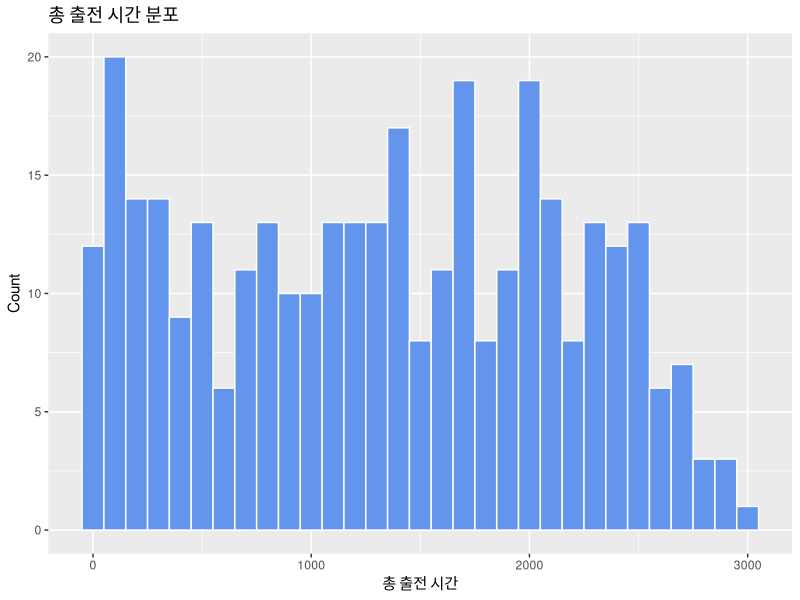
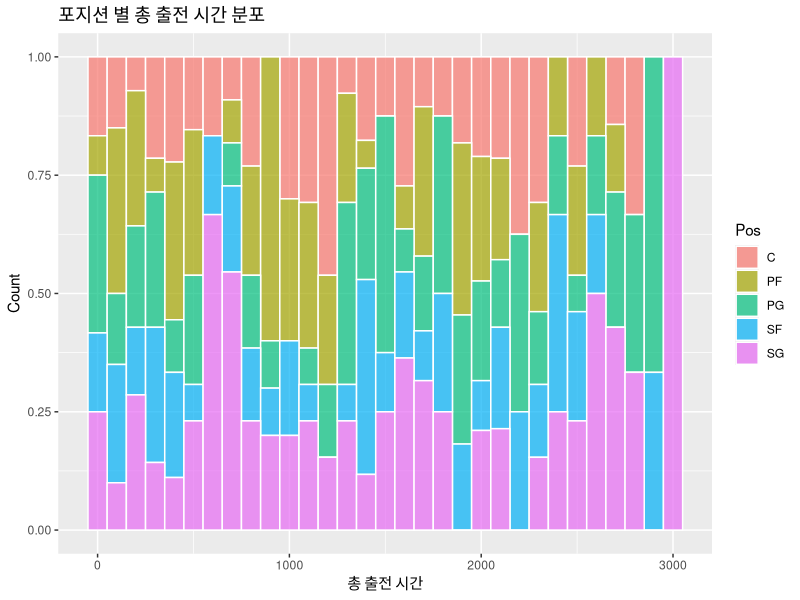
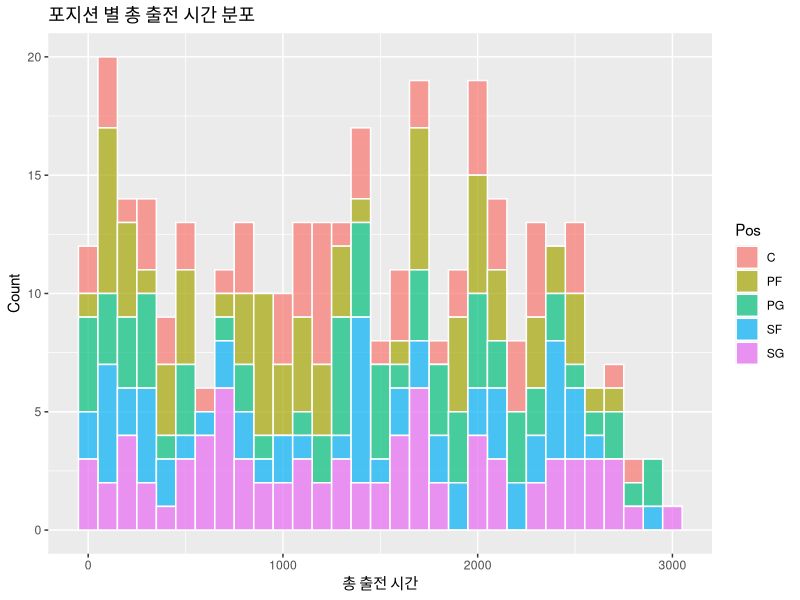
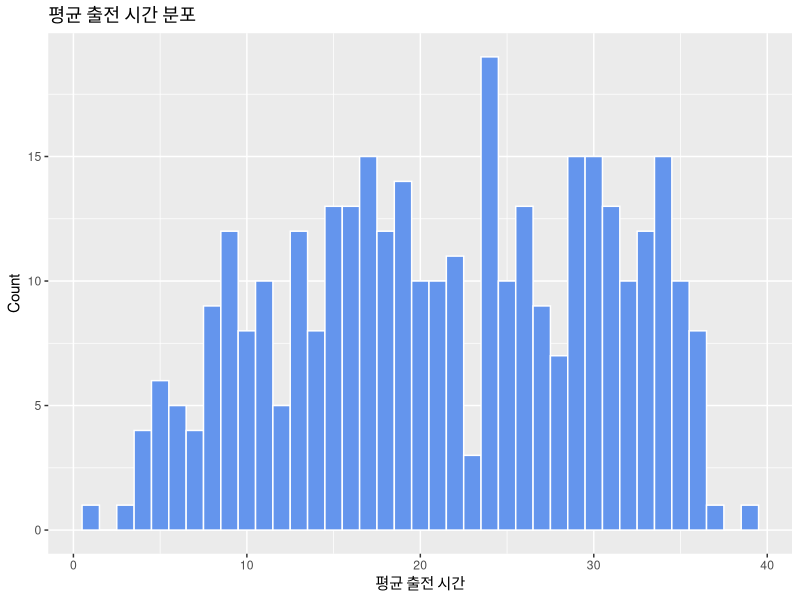
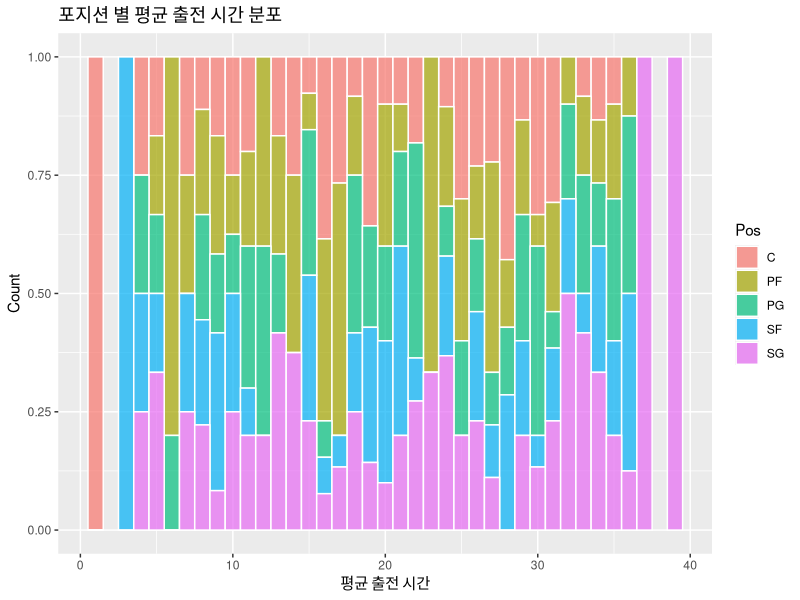
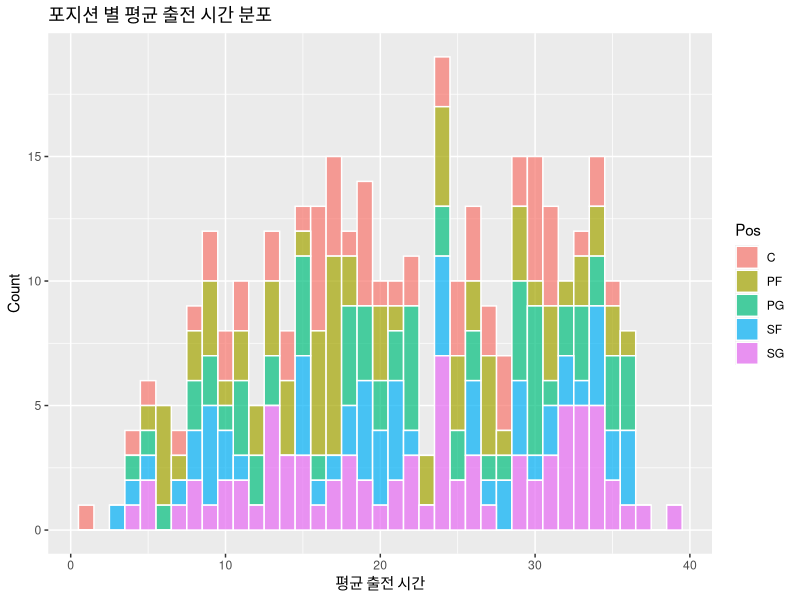
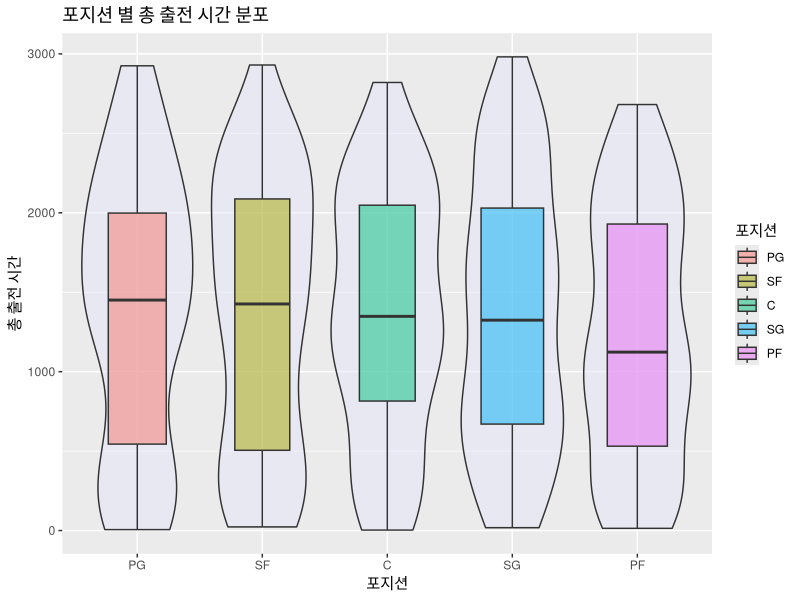
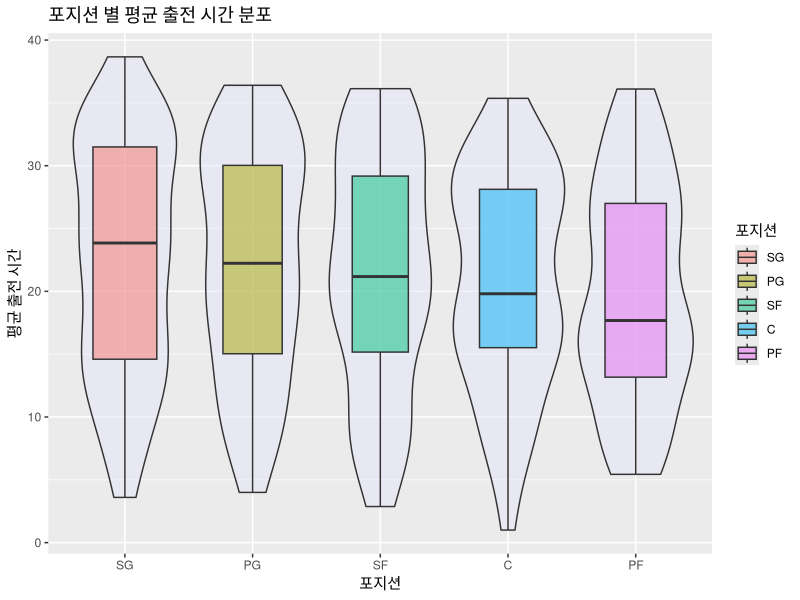

Recreate these plots in R, in order.
library(tidyverse)

#총 출전 시간이 많으면 자연스럽게 각 스탯의 총 횟수는 많아질 것. 따라서 이를 고려한 salary와의 관계와 실력적인 면, 즉 각 스탯의 총 횟수들을 게임 출전 횟수로 나누어 한 게임당 평균으로 salary와의 관계를 비교하여 살펴 볼 것. 또한 포지션 별로 각 스탯이 상이하게 나타날테니 이 또한 고려하여 살펴 볼 것.

### 1.변수별 분포 확인
stat=read.csv('stat.csv',header=TRUE)
str(stat)
#### 1-1) 총 출전 시간, 평균 출전 시간

##### 총 출전 시간
stat %>% 
  ggplot(aes(MIN))+
  geom_histogram(fill = "cornflowerblue", 
                 color='white',
                 binwidth = 100)+
  labs(title='총 출전 시간 분포',
       y = "Count", 
       x = "총 출전 시간")

stat %>% 
  ggplot(aes(fill=Pos))+
  geom_histogram(aes(MIN),
                 color='white',
                 position='fill',
                 binwidth = 100,
                 alpha=.7)+
  labs(title='포지션 별 총 출전 시간 분포',
       y = "Count", 
       x = "총 출전 시간")

stat %>% 
  ggplot(aes(fill=Pos))+
  geom_histogram(aes(MIN),
                 color='white',
                 position='stack',
                 binwidth = 100,
                 alpha=.7)+
  labs(title='포지션 별 총 출전 시간 분포',
       y = "Count", 
       x = "총 출전 시간")

#특별한 특징은 보이지 않는다

##### 평균 출전 시간
stat %>% 
  ggplot(aes(MIN.))+
  geom_histogram(fill = "cornflowerblue", 
                 color='white',
                 binwidth = 1)+
  labs(title='평균 출전 시간 분포',
       y = "Count", 
       x = "평균 출전 시간")

stat %>% 
  ggplot(aes(fill=Pos))+
  geom_histogram(aes(MIN.),
                 color='white',
                 position='fill',
                 binwidth = 1,
                 alpha=.7)+
  labs(title='포지션 별 평균 출전 시간 분포',
       y = "Count", 
       x = "평균 출전 시간")

stat %>% 
  ggplot(aes(fill=Pos))+
  geom_histogram(aes(MIN.),
                 color='white',
                 position='stack',
                 binwidth = 1,
                 alpha=.7)+
  labs(title='포지션 별 평균 출전 시간 분포',
       y = "Count", 
       x = "평균 출전 시간")

#특별한 특징은 보이지 않는다

##### 포지션 별 boxplot(총 출전 시간, 평균 출전 시간)
##### 총 출전 시간
stat %>% 
  ggplot(aes(x=fct_reorder(Pos, desc(MIN)), 
             y=MIN, 
             fill=fct_reorder(Pos, desc(MIN))))+
  geom_violin(fill='lavender', alpha=.5)+
  geom_boxplot(width=.5,
               varwidth = TRUE,
               alpha=.5)+
  labs(title='포지션 별 총 출전 시간 분포',
       y='총 출전 시간',
       x='포지션',
       fill='포지션')

#큰 차이가 있지는 않으나 파워포워드의 경우 조금 낮은 징후를 보인다

##### 평균 출전 시간
stat %>% 
  ggplot(aes(x = fct_reorder(Pos, desc(MIN.)), 
             y = MIN., 
             fill = fct_reorder(Pos, desc(MIN.))))+
  geom_violin(fill='lavender', alpha=.5)+
  geom_boxplot(width=.5,
               varwidth = TRUE,
               alpha=.5)+
  labs(title='포지션 별 평균 출전 시간 분포',
       y='평균 출전 시간',
       x='포지션',
       fill='포지션')

#센터나 포워드가 평균 출전 시간이 비교적 낮은 모습을 보인다

#### 1-2)총 골 넣은 점수, 평균 골 넣은 점수
##### 총 골 넣은 점수
stat %>% 
  ggplot(aes(PTS))+
  geom_histogram(fill = "cornflowerblue", 
                 color='white',
                 binwidth = 100)+
  labs(title='총 골 넣은 점수 분포',
       y = "Count", 
       x = "총 골 넣은 점수")

stat %>% 
  ggplot(aes(fill=Pos))+
  geom_histogram(aes(PTS),
                 color='white',
                 position='fill',
                 binwidth = 100,
                 alpha=.7)+
  labs(title='포지션 별 총 골 넣은 점수 분포',
       y = "Count", 
       x = "총 골 넣은 점수")

stat %>% 
  ggplot(aes(fill=Pos))+
  geom_histogram(aes(PTS),
                 color='white',
                 position='stack',
                 binwidth = 100,
                 alpha=.7)+
  labs(title='포지션 별 총 골 넣은 점수 분포',
       y = "Count", 
       x = "총 골 넣은 점수")

#센터의 경우 총 골 넣은 점수가 매우 높은 경우에 분포하지 않는다

##### 평균 골 넣은 점수
stat %>% 
  ggplot(aes(PTS.))+
  geom_histogram(fill = "cornflowerblue", 
                 color='white',
                 binwidth = 1)+
  labs(title='평균 골 넣은 점수 분포',
       y = "Count", 
       x = "평균 골 넣은 점수")

stat %>% 
  ggplot(aes(fill=Pos))+
  geom_histogram(aes(PTS.),
                 color='white',
                 position='fill',
                 binwidth = 1,
                 alpha=.7)+
  labs(title='포지션 별 평균 골 넣은 점수 분포',
       y = "Count", 
       x = "평균 골 넣은 점수")

stat %>% 
  ggplot(aes(fill=Pos))+
  geom_histogram(aes(PTS.),
                 color='white',
                 position='stack',
                 binwidth = 1)+
  labs(title='포지션 별 평균 골 넣은 점수 분포',
       y = "Count", 
       x = "평균 골 넣은 점수")


#특별한 특징은 보이지 않는다


##### 포지션 별 boxplot(총 골 넣은 점수, 평균 골 넣은 점수)
##### 총 골 넣은 점수
stat %>% 
  ggplot(aes(x=fct_reorder(Pos, desc(PTS)), 
             y=PTS, 
             fill=fct_reorder(Pos, desc(PTS))))+
  geom_violin(fill='lavender', alpha=.5)+
  geom_boxplot(width=.5,
               varwidth = TRUE,
               alpha=.5)+
  labs(title='포지션 별 총 골 넣은 점수 분포',
       y='총 골 넣은 점수',
       x='포지션',
       fill='포지션')

#포지션 별로 큰 차이는 보이지 않으나 슈팅가드의 경우 매우 높은 점수들이 분포한다.


##### 평균 골 넣은 점수
stat %>% 
  ggplot(aes(x = fct_reorder(Pos, desc(PTS.)), 
             y = PTS., 
             fill = fct_reorder(Pos, desc(PTS.))))+
  geom_violin(fill='lavender', alpha=.5)+
  geom_boxplot(width=.5,
               varwidth = TRUE,
               alpha=.5)+
  labs(title='포지션 별 평균 골 넣은 점수 분포',
       y='평균 골 넣은 점수',
       x='포지션',
       fill='포지션')

#포지션별로 큰 차이를 보이지는 않는다



#### 1-3) 총 2점 슛 성공 횟수,시도 횟수 및 성공 확률

##### 총 2점 슛 성공 횟수
stat %>% 
  ggplot(aes(FGM))+
  geom_histogram(fill = "cornflowerblue", 
                 color='white',
                 binwidth = 10)+
  labs(title='총 2점 슛 성공 횟수 분포',
       y = "Count", 
       x = "총 2점 슛 성공 횟수")

stat %>% 
  ggplot(aes(fill=Pos))+
  geom_histogram(aes(FGM),
                 color='white',
                 position='fill',
                 binwidth = 50,
                 alpha=.7)+
  labs(title='포지션 별 총 2점 슛 성공 횟수 분포',
       y = "Count", 
       x = "총 2점 슛 성공 횟수")

stat %>% 
  ggplot(aes(fill=Pos))+
  geom_histogram(aes(FGM),
                 color='white',
                 position='stack',
                 binwidth = 50,
                 alpha=.7)+
  labs(title='포지션 별 총 2점 슛 성공 횟수 분포',
       y = "Count", 
       x = "총 2점 슛 성공 횟수")

#큰 차이는 보이지 않는다

##### 총 2점 슛 시도 횟수
stat %>% 
  ggplot(aes(FGA))+
  geom_histogram(fill = "cornflowerblue", 
                 color='white',
                 binwidth = 20)+
  labs(title='총 2점 슛 시도 횟수 분포',
       y = "Count", 
       x = "총 2점 슛 시도 횟수")

stat %>% 
  ggplot(aes(fill=Pos))+
  geom_histogram(aes(FGA),
                 color='white',
                 position='fill',
                 binwidth = 100,
                 alpha=.7)+
  labs(title='포지션 별 총 2점 슛 시도 횟수 분포',
       y = "Count", 
       x = "총 2점 슛 시도 횟수")

stat %>% 
  ggplot(aes(fill=Pos))+
  geom_histogram(aes(FGA),
                 color='white',
                 position='stack',
                 binwidth = 100,
                 alpha=.7)+
  labs(title='포지션 별 총 2점 슛 시도 횟수 분포',
       y = "Count", 
       x = "총 2점 슛 시도 횟수")

#큰 특징은 나타나지 않는다


##### 2점슛 성공 확률
stat %>% 
  ggplot(aes(FG.))+
  geom_histogram(fill = "cornflowerblue", 
                 color='white',
                 binwidth = 1)+
  labs(title='2점 슛 성공확률 분포',
       y = "Count", 
       x = "2점 슛 성공확률")

stat %>% 
  ggplot(aes(fill=Pos))+
  geom_histogram(aes(FG.),
                 color='white',
                 position='fill',
                 binwidth = 5,
                 alpha=.7)+
  labs(title='포지션 별 2점 슛 성공확률 분포',
       y = "Count", 
       x = "2점 슛 성공확률")

stat %>% 
  ggplot(aes(fill=Pos))+
  geom_histogram(aes(FG.),
                 color='white',
                 position='stack',
                 binwidth = 5,
                 alpha=.7)+
  labs(title='포지션 별 2점 슛 성공확률 분포',
       y = "Count", 
       x = "2점 슛 성공확률")

#센터의 경우 높은 성공확률을 많이 보이고 가드의 경우는 낮은 성공확률을 보인다.


##### 포지션 별 boxplot(총 2점슛 성공 횟수, 시도횟수, 성공확률)
##### 총 2점 슛 성공 횟수
stat %>% 
  ggplot(aes(x=fct_reorder(Pos, desc(FGM)), 
             y=FGM, 
             fill=fct_reorder(Pos, desc(FGM))))+
  geom_violin(fill='lavender', alpha=.5)+
  geom_boxplot(width=.5,
               varwidth = TRUE,
               alpha=.5)+
  labs(title='포지션 별 총 2점슛 성공 횟수 분포',
       y='총 2점슛 성공 횟수',
       x='포지션',
       fill='포지션')

#가드가 포워드보다 2점슛 성공 횟수가 높음을 보인다


##### 총 2점슛 시도 횟수
stat %>% 
  ggplot(aes(x = fct_reorder(Pos, desc(FGA)), 
             y = FGA, 
             fill = fct_reorder(Pos, desc(FGA))))+
  geom_violin(fill='lavender', alpha=.5)+
  geom_boxplot(width=.5,
               varwidth = TRUE,
               alpha=.5)+
  labs(title='포지션 별 총 2점슛 시도 횟수 분포',
       y='총 2점슛 시도 횟수',
       x='포지션',
       fill='포지션')

#가드가 다른 포지션에 비해 2점 슛 시도 횟수가 높음을 알 수 있다

##### 2점슛 성공 확률
stat %>% 
  ggplot(aes(x = fct_reorder(Pos, desc(FG.)), 
             y = FG., 
             fill = fct_reorder(Pos, desc(FG.))))+
  geom_violin(fill='lavender', alpha=.5)+
  geom_boxplot(width=.5,
               varwidth = TRUE,
               alpha=.5)+
  labs(title='포지션 별 2점슛 성공 확률 분포',
       y='2점슛 성공 확률',
       x='포지션',
       fill='포지션')

#센터와 파워 포워드가 굉장히 높은 수치를 보이는데 골 밑에서 많이 시도하기 때문에 타당한 수치라고 판단할 수 있다.


#### 1-4) 총 3점 슛 성공 횟수,시도 횟수 및 성공 확률

##### 총 3점 슛 성공 횟수
stat %>% 
  ggplot(aes(X3PM))+
  geom_histogram(fill = "cornflowerblue", 
                 color='white',
                 binwidth = 10)+
  labs(title='총 3점 슛 성공 횟수 분포',
       y = "Count", 
       x = "총 3점 슛 성공 횟수")


stat %>% 
  ggplot(aes(fill=Pos))+
  geom_histogram(aes(X3PM),
                 color='white',
                 position='fill',
                 binwidth = 20,
                 alpha=.7)+
  labs(title='포지션 별 총 3점 슛 성공 횟수 분포',
       y = "Count", 
       x = "총 3점 슛 성공 횟수")

stat %>% 
  ggplot(aes(fill=Pos))+
  geom_histogram(aes(X3PM),
                 color='white',
                 position='stack',
                 binwidth = 20,
                 alpha=.7)+
  labs(title='포지션 별 총 3점 슛 성공 횟수 분포',
       y = "Count", 
       x = "총 3점 슛 성공 횟수")

#0에 수치가 꽤 많음을 볼 수 있다. 자세히 살펴보자
#센터와 파워포워드의 경우 매우 낮은 수치를 갖는 경우가 많으며 슈팅 가드의 경우 높은 수치 쪽에 분포한다.

##### 총 3점 슛 시도 횟수
stat %>% 
  ggplot(aes(X3PA))+
  geom_histogram(fill = "cornflowerblue", 
                 color='white',
                 binwidth = 20)+
  labs(title='총 3점 슛 시도 횟수 분포',
       y = "Count", 
       x = "총 3점 슛 시도 횟수")


stat %>% 
  ggplot(aes(fill=Pos))+
  geom_histogram(aes(X3PA),
                 color='white',
                 position='fill',
                 binwidth = 100,
                 alpha=.7)+
  labs(title='포지션 별 총 3점 슛 시도 횟수 분포',
       y = "Count", 
       x = "총 3점 슛 시도 횟수")

stat %>% 
  ggplot(aes(fill=Pos))+
  geom_histogram(aes(X3PA),
                 color='white',
                 position='stack',
                 binwidth = 100,
                 alpha=.7)+
  labs(title='포지션 별 총 3점 슛 시도 횟수 분포',
       y = "Count", 
       x = "총 3점 슛 시도 횟수")

#총 3점슛 성공 횟수와 비슷한 분포를 보인다


##### 3점슛 성공 확률
stat %>% 
  ggplot(aes(X3P.))+
  geom_histogram(fill = "cornflowerblue", 
                 color='white',
                 binwidth = 1)+
  labs(title='3점 슛 성공확률 분포',
       y = "Count", 
       x = "3점 슛 성공확률")


stat %>% 
  ggplot(aes(fill=Pos))+
  geom_histogram(aes(X3P.),
                 color='white',
                 position='fill',
                 binwidth = 5,
                 alpha=.7)+
  labs(title='포지션 별 3점 슛 성공확률 분포',
       y = "Count", 
       x = "3점 슛 성공확률")

stat %>% 
  ggplot(aes(fill=Pos))+
  geom_histogram(aes(X3P.),
                 color='white',
                 position='stack',
                 binwidth = 5,
                 alpha=.7)+
  labs(title='포지션 별 3점 슛 성공확률 분포',
       y = "Count", 
       x = "3점 슛 성공확률")


#0에 굉장히 많은 분포를 보인다. 이는 성공확률이 0이라기  보다 시도조차 안한 경우가 많이 있기 때문이다. 또한 이는 센터와 파워 포워드에 굉장히 많이 분포한다
stat %>% 
  filter(X3PA==0) %>% 
  select(Pos) %>% 
  table()

stat %>% 
  filter(X3PM==0) %>% 
  select(Pos) %>% 
  table()


##### 포지션 별 boxplot(총 3점슛 성공 횟수, 시도횟수, 성공확률)
##### 총 3점 슛 성공 횟수
stat %>% 
  ggplot(aes(x=fct_reorder(Pos, desc(X3PM)), 
             y=X3PM, 
             fill=fct_reorder(Pos, desc(X3PM))))+
  geom_violin(fill='lavender', alpha=.5)+
  geom_boxplot(width=.5,
               varwidth = TRUE,
               alpha=.5)+
  labs(title='포지션 별 총 3점슛 성공 횟수 분포',
       y='총 3점슛 성공 횟수',
       x='포지션',
       fill='포지션')

#센터의 경우 거의 분포가 없으며, 파워포워드의 경우도 평균은 거의 0에 가깝다


#####총 3점슛 시도 횟수
stat %>% 
  ggplot(aes(x = fct_reorder(Pos, desc(X3PA)), 
             y = X3PA, 
             fill = fct_reorder(Pos, desc(X3PA))))+
  geom_violin(fill='lavender', alpha=.5)+
  geom_boxplot(width=.5,
               varwidth = TRUE,
               alpha=.5)+
  labs(title='포지션 별 총 3점슛 시도 횟수 분포',
       y='총 3점슛 시도 횟수',
       x='포지션',
       fill='포지션')
#위와 같은 맥락


##### 3점슛 성공 확률
stat %>% 
  ggplot(aes(x = fct_reorder(Pos, desc(X3P.)), 
             y = X3P., 
             fill = fct_reorder(Pos, desc(X3P.))))+
  geom_violin(fill='lavender', alpha=.5)+
  geom_boxplot(width=.5,
               varwidth = TRUE,
               alpha=.5)+
  labs(title='포지션 별 3점슛 성공 확률 분포',
       y='3점슛 성공 확률',
       x='포지션',
       fill='포지션')

#센터는 평균이 0이고 파워포워드는 다른 포지션에 비해 매우 낮은 수치를 보인다



#### 1-5) 총 자유투 성공 횟수,시도 횟수 및 성공 확률

##### 총 자유투 성공 횟수
stat %>% 
  ggplot(aes(FTM))+
  geom_histogram(fill = "cornflowerblue", 
                 color='white',
                 binwidth = 20)+
  labs(title='총 자유투 성공 횟수 분포',
       y = "Count", 
       x = "총 자유투 성공 횟수")

stat %>% 
  ggplot(aes(fill=Pos))+
  geom_histogram(aes(FTM),
                 color='white',
                 position='fill',
                 binwidth = 20,
                 alpha=.7)+
  labs(title='포지션 별 총 자유투 성공 횟수 분포',
       y = "Count", 
       x = "총 자유투 성공 횟수")

stat %>% 
  ggplot(aes(fill=Pos))+
  geom_histogram(aes(FTM),
                 color='white',
                 position='stack',
                 binwidth = 20,
                 alpha=.7)+
  labs(title='포지션 별 총 자유투 성공 횟수 분포',
       y = "Count", 
       x = "총 자유투 성공 횟수")

#큰 특징은 보이지 않는다

##### 총 자유투 시도 횟수
stat %>% 
  ggplot(aes(FTA))+
  geom_histogram(fill = "cornflowerblue", 
                 color='white',
                 binwidth = 20)+
  labs(title='총 자유투 시도 횟수 분포',
       y = "Count", 
       x = "총 자유투 시도 횟수")

stat %>% 
  ggplot(aes(fill=Pos))+
  geom_histogram(aes(FTA),
                 color='white',
                 position='fill',
                 binwidth = 100,
                 alpha=.7)+
  labs(title='포지션 별 총 자유투 시도 횟수 분포',
       y = "Count", 
       x = "총 자유투 시도 횟수")

stat %>% 
  ggplot(aes(fill=Pos))+
  geom_histogram(aes(FTA),
                 color='white',
                 position='stack',
                 binwidth = 100,
                 alpha=.7)+
  labs(title='포지션 별 총 자유투 시도 횟수 분포',
       y = "Count", 
       x = "총 자유투 시도 횟수")

#큰 특징은 보이지 않는다


##### 자유투 성공 확률
stat %>% 
  ggplot(aes(FT.))+
  geom_histogram(fill = "cornflowerblue", 
                 color='white',
                 binwidth = 1)+
  labs(title='자유투 성공확률 분포',
       y = "Count", 
       x = "자유투 성공확률")


stat %>% 
  ggplot(aes(fill=Pos))+
  geom_histogram(aes(FT.),
                 color='white',
                 position='fill',
                 binwidth = 5,
                 alpha=.7)+
  labs(title='포지션 별 자유투 성공확률 분포',
       y = "Count", 
       x = "자유투 성공확률")

stat %>% 
  ggplot(aes(fill=Pos))+
  geom_histogram(aes(FT.),
                 color='white',
                 position='stack',
                 binwidth = 5,
                 alpha=.7)+
  labs(title='포지션 별 자유투 성공확률 분포',
       y = "Count", 
       x = "자유투 성공확률")

#성공 확률이 0 또는 100의 경우가 꽤 보이는데 이는 시도 횟수가 아예 없거나 적은 경우임을 알 수 있음
stat %>% 
  filter(FT.==0 | FT.==100) %>% 
  select(FTA, FTM) %>% 
  table()
  


##### 포지션 별 boxplot(총 자유투 성공 횟수, 시도횟수, 성공확률)
##### 총 자유투 성공 횟수
stat %>% 
  ggplot(aes(x=fct_reorder(Pos, desc(FTM)), 
             y=FTM, 
             fill=fct_reorder(Pos, desc(FTM))))+
  geom_violin(fill='lavender', alpha=.5)+
  geom_boxplot(width=.5,
               varwidth = TRUE,
               alpha=.5)+
  labs(title='포지션 별 총 자유투 성공 횟수 분포',
       y='총 자유투 성공 횟수',
       x='포지션',
       fill='포지션')

#큰 차이는 없지만 센터와 가드의 경우가 살짝 높은 수치를 보인다


##### 총 자유투 시도 횟수
stat %>% 
  ggplot(aes(x = fct_reorder(Pos, desc(FTA)), 
             y = FTA, 
             fill = fct_reorder(Pos, desc(FTA))))+
  geom_violin(fill='lavender', alpha=.5)+
  geom_boxplot(width=.5,
               varwidth = TRUE,
               alpha=.5)+
  labs(title='포지션 별 총 자유투 시도 횟수 분포',
       y='총 자유투 시도 횟수',
       x='포지션',
       fill='포지션')

#위와 같다

##### 자유투 성공 확률
stat %>% 
  ggplot(aes(x = fct_reorder(Pos, desc(FT.)), 
             y = FT., 
             fill = fct_reorder(Pos, desc(FT.))))+
  geom_violin(fill='lavender', alpha=.5)+
  geom_boxplot(width=.5,
               varwidth = TRUE,
               alpha=.5)+
  labs(title='포지션 별 자유투 성공 확률 분포',
       y='자유투 성공 확률',
       x='포지션',
       fill='포지션')

#파워 포워드와 센터가 성공확률이 꽤나 낮은 것을 볼 수 있다.


#### 1-6) 총 공격 리바운드 횟수, 평균 공격 리바운드 횟수

##### 총 공격 리바운드 횟수
stat %>% 
  ggplot(aes(OREB))+
  geom_histogram(fill = "cornflowerblue", 
                 color='white',
                 binwidth = 10)+
  labs(title='총 공격 리바운드 횟수 분포',
       y = "Count", 
       x = "총 공격 리바운드 횟수")


stat %>% 
  ggplot(aes(fill=Pos))+
  geom_histogram(aes(OREB),
                 color='white',
                 position='fill',
                 binwidth = 100,
                 alpha=.7)+
  labs(title='포지션 별 총 공격 리바운드 횟수 분포',
       y = "Count", 
       x = "총 공격 리바운드 횟수")

stat %>% 
  ggplot(aes(fill=Pos))+
  geom_histogram(aes(OREB),
                 color='white',
                 position='stack',
                 binwidth = 100,
                 alpha=.7)+
  labs(title='포지션 별 총 공격 리바운드 횟수 분포',
       y = "Count", 
       x = "총 공격 리바운드 횟수")

#센터와 파워포워드가 높은 수치를 갖는다는 것을 확인


##### 평균 공격 리바운드 횟수
stat %>% 
  ggplot(aes(OREB.))+
  geom_histogram(fill = "cornflowerblue", 
                 color='white',
                 binwidth = .5)+
  labs(title='평균 공격 리바운드 횟수 분포',
       y = "Count", 
       x = "평균 공격 리바운드 횟수")

stat %>% 
  ggplot(aes(fill=Pos))+
  geom_histogram(aes(OREB.),
                 color='white',
                 position='fill',
                 binwidth = .5,
                 alpha=.7)+
  labs(title='포지션 별 평균 공격 리바운드 횟수 분포',
       y = "Count", 
       x = "평균 공격 리바운드 횟수")

stat %>% 
  ggplot(aes(fill=Pos))+
  geom_histogram(aes(OREB.),
                 color='white',
                 position='stack',
                 binwidth = .5,
                 alpha=.7)+
  labs(title='포지션 별 평균 공격 리바운드 횟수 분포',
       y = "Count", 
       x = "평균 공격 리바운드 횟수")

#센터와 파워포워드가 높은 수치를 갖는다


##### 포지션 별 boxplot(총 공격 리바운드 횟수, 평균 공격 리바운드 횟수)
##### 총 공격 리바운드 횟수
stat %>% 
  ggplot(aes(x=fct_reorder(Pos, desc(OREB)), 
             y=OREB, 
             fill=fct_reorder(Pos, desc(OREB))))+
  geom_violin(fill='lavender', alpha=.5)+
  geom_boxplot(width=.5,
               varwidth = TRUE,
               alpha=.5)+
  labs(title='포지션 별 총 공격 리바운드 횟수 분포',
       y='총 공격 리바운드 횟수',
       x='포지션',
       fill='포지션')

#센터와 파워포워드가 높은 수치를 보인다


##### 평균 공격 리바운드 횟수
stat %>% 
  ggplot(aes(x = fct_reorder(Pos, desc(OREB.)), 
             y = OREB., 
             fill = fct_reorder(Pos, desc(OREB.))))+
  geom_violin(fill='lavender', alpha=.5)+
  geom_boxplot(width=.5,
               varwidth = TRUE,
               alpha=.5)+
  labs(title='포지션 별 평균 공격 리바운드 횟수 분포',
       y='평균 공격 리바운드 횟수',
       x='포지션',
       fill='포지션')

#센터와 파워포워드가 높은 수치를 보인다



#### 1-7) 총 수비 리바운드 횟수, 평균 수비 리바운드 횟수

##### 총 수비 리바운드 횟수
stat %>% 
  ggplot(aes(DREB))+
  geom_histogram(fill = "cornflowerblue", 
                 color='white',
                 binwidth = 10)+
  labs(title='총 수비 리바운드 횟수 분포',
       y = "Count", 
       x = "총 수비 리바운드 횟수")


stat %>% 
  ggplot(aes(fill=Pos))+
  geom_histogram(aes(DREB),
                 color='white',
                 position='fill',
                 binwidth = 100,
                 alpha=.7)+
  labs(title='포지션 별 총 수비 리바운드 횟수 분포',
       y = "Count", 
       x = "총 수비 리바운드 횟수")

stat %>% 
  ggplot(aes(fill=Pos))+
  geom_histogram(aes(DREB),
                 color='white',
                 position='stack',
                 binwidth = 100,
                 alpha=.7)+
  labs(title='포지션 별 총 수비 리바운드 횟수 분포',
       y = "Count", 
       x = "총 수비 리바운드 횟수")

#센터와 파워포워드가 높은 수치를 갖는다는 것을 확인


##### 평균 수비 리바운드 횟수
stat %>% 
  ggplot(aes(DREB.))+
  geom_histogram(fill = "cornflowerblue", 
                 color='white',
                 binwidth = .5)+
  labs(title='평균 수비 리바운드 횟수 분포',
       y = "Count", 
       x = "평균 수비 리바운드 횟수")

stat %>% 
  ggplot(aes(fill=Pos))+
  geom_histogram(aes(DREB.),
                 color='white',
                 position='fill',
                 binwidth = .5,
                 alpha=.7)+
  labs(title='포지션 별 평균 수비 리바운드 횟수 분포',
       y = "Count", 
       x = "평균 수비 리바운드 횟수")

stat %>% 
  ggplot(aes(fill=Pos))+
  geom_histogram(aes(DREB.),
                 color='white',
                 position='stack',
                 binwidth = .5,
                 alpha=.7)+
  labs(title='포지션 별 평균 수비 리바운드 횟수 분포',
       y = "Count", 
       x = "평균 수비 리바운드 횟수")

#센터와 파워포워드가 높은 수치를 갖는다


##### 포지션 별 boxplot(총 수비 리바운드 횟수, 평균 수비 리바운드 횟수)
##### 총 수비 리바운드 횟수
stat %>% 
  ggplot(aes(x=fct_reorder(Pos, desc(DREB)), 
             y=DREB, 
             fill=fct_reorder(Pos, desc(DREB))))+
  geom_violin(fill='lavender', alpha=.5)+
  geom_boxplot(width=.5,
               varwidth = TRUE,
               alpha=.5)+
  labs(title='포지션 별 총 수비 리바운드 횟수 분포',
       y='총 수비 리바운드 횟수',
       x='포지션',
       fill='포지션')

#센터와 파워포워드가 높은 수치를 보인다


##### 평균 수비 리바운드 횟수
stat %>% 
  ggplot(aes(x = fct_reorder(Pos, desc(DREB.)), 
             y = DREB., 
             fill = fct_reorder(Pos, desc(DREB.))))+
  geom_violin(fill='lavender', alpha=.5)+
  geom_boxplot(width=.5,
               varwidth = TRUE,
               alpha=.5)+
  labs(title='포지션 별 평균 수비 리바운드 횟수 분포',
       y='평균 수비 리바운드 횟수',
       x='포지션',
       fill='포지션')

#센터와 파워포워드가 높은 수치를 보인다



#### 1-8) 총 어시스트 횟수, 평균 어시스트 횟수

##### 총 어시스트 횟수
stat %>% 
  ggplot(aes(AST))+
  geom_histogram(fill = "cornflowerblue", 
                 color='white',
                 binwidth = 20)+
  labs(title='총 어시스트 횟수 분포',
       y = "Count", 
       x = "총 어시스트 횟수")


stat %>% 
  ggplot(aes(fill=Pos))+
  geom_histogram(aes(AST),
                 color='white',
                 position='fill',
                 binwidth = 40,
                 alpha=.7)+
  labs(title='포지션 별 총 어시스트 횟수 분포',
       y = "Count", 
       x = "총 어시스트 횟수")

stat %>% 
  ggplot(aes(fill=Pos))+
  geom_histogram(aes(AST),
                 color='white',
                 position='stack',
                 binwidth = 40,
                 alpha=.7)+
  labs(title='포지션 별 총 어시스트 횟수 분포',
       y = "Count", 
       x = "총 어시스트 횟수")

#포인트 가드가 높은 수치를 포인다

##### 평균 어시스트 횟수
stat %>% 
  ggplot(aes(AST.))+
  geom_histogram(fill = "cornflowerblue", 
                 color='white',
                 binwidth = .5)+
  labs(title='평균 어시스트 횟수 분포',
       y = "Count", 
       x = "평균 어시스트 횟수")

stat %>% 
  ggplot(aes(fill=Pos))+
  geom_histogram(aes(AST.),
                 color='white',
                 position='fill',
                 binwidth = .5,
                 alpha=.7)+
  labs(title='포지션 별 평균 어시스트 횟수 분포',
       y = "Count", 
       x = "평균 어시스트 횟수")

stat %>% 
  ggplot(aes(fill=Pos))+
  geom_histogram(aes(AST.),
                 color='white',
                 position='stack',
                 binwidth = .5,
                 alpha=.7)+
  labs(title='포지션 별 평균 어시스트 분포',
       y = "Count", 
       x = "평균 어시스트 횟수")

#포인트 가드가 높은 수치를 보인다


##### 포지션 별 boxplot(총 어시스트 횟수, 평균 어시스트 횟수)
##### 총 어시스트 횟수
stat %>% 
  ggplot(aes(x=fct_reorder(Pos, desc(AST)), 
             y=AST, 
             fill=fct_reorder(Pos, desc(AST))))+
  geom_violin(fill='lavender', alpha=.5)+
  geom_boxplot(width=.5,
               varwidth = TRUE,
               alpha=.5)+
  labs(title='포지션 별 총 어시스트 횟수 분포',
       y='총 어시스트 횟수',
       x='포지션',
       fill='포지션')

#포인트 가드가 매우 높은 수치를 보인다


##### 평균 어시스트 횟수
stat %>% 
  ggplot(aes(x = fct_reorder(Pos, desc(AST.)), 
             y = AST., 
             fill = fct_reorder(Pos, desc(AST.))))+
  geom_violin(fill='lavender', alpha=.5)+
  geom_boxplot(width=.5,
               varwidth = TRUE,
               alpha=.5)+
  labs(title='포지션 별 평균 어시스트 횟수 분포',
       y='평균 어시스트 횟수',
       x='포지션',
       fill='포지션')

#포인트 가드가 매우 높은 수치를  보인다



#### 1-9) 총 스틸 횟수, 평균 스틸 횟수

##### 총 스틸 횟수
stat %>% 
  ggplot(aes(STL))+
  geom_histogram(fill = "cornflowerblue", 
                 color='white',
                 binwidth = 10)+
  labs(title='총 스틸 횟수 분포',
       y = "Count", 
       x = "총 스틸 횟수")


stat %>% 
  ggplot(aes(fill=Pos))+
  geom_histogram(aes(STL),
                 color='white',
                 position='fill',
                 binwidth = 10,
                 alpha=.7)+
  labs(title='포지션 별 총 스틸 횟수 분포',
       y = "Count", 
       x = "총 스틸 횟수")

stat %>% 
  ggplot(aes(fill=Pos))+
  geom_histogram(aes(STL),
                 color='white',
                 position='stack',
                 binwidth = 10,
                 alpha=.7)+
  labs(title='포지션 별 총 스틸 횟수 분포',
       y = "Count", 
       x = "총 스틸 횟수")

#센터나 파워포워드는 높은 수치에는 분포하지 않음을 확인

##### 평균 스틸 횟수
stat %>% 
  ggplot(aes(STL.))+
  geom_histogram(fill = "cornflowerblue", 
                 color='white',
                 binwidth = .1)+
  labs(title='평균 스틸 횟수 분포',
       y = "Count", 
       x = "평균 스틸 횟수")

stat %>% 
  ggplot(aes(fill=Pos))+
  geom_histogram(aes(STL.),
                 color='white',
                 position='fill',
                 binwidth = .1,
                 alpha=.7)+
  labs(title='포지션 별 평균 스틸 횟수 분포',
       y = "Count", 
       x = "평균 스틸 횟수")

stat %>% 
  ggplot(aes(fill=Pos))+
  geom_histogram(aes(STL.),
                 color='white',
                 position='stack',
                 binwidth = .1,
                 alpha=.7)+
  labs(title='포지션 별 평균 스틸 분포',
       y = "Count", 
       x = "평균 스틸 횟수")

#센터나 파워포워드는 높은 수치에는 분포하지 않음을 확인


##### 포지션 별 boxplot(총 스틸 횟수, 평균 스틸 횟수)
##### 총 스틸 횟수
stat %>% 
  ggplot(aes(x=fct_reorder(Pos, desc(STL)), 
             y=STL, 
             fill=fct_reorder(Pos, desc(STL))))+
  geom_violin(fill='lavender', alpha=.5)+
  geom_boxplot(width=.5,
               varwidth = TRUE,
               alpha=.5)+
  labs(title='포지션 별 총 스틸 횟수 분포',
       y='총 스틸 횟수',
       x='포지션',
       fill='포지션')

#센터와 파워포워드는 비교적 낮은 수치를 보인다


##### 평균 스틸 횟수
stat %>% 
  ggplot(aes(x = fct_reorder(Pos, desc(STL.)), 
             y = STL., 
             fill = fct_reorder(Pos, desc(STL.))))+
  geom_violin(fill='lavender', alpha=.5)+
  geom_boxplot(width=.5,
               varwidth = TRUE,
               alpha=.5)+
  labs(title='포지션 별 평균 스틸 횟수 분포',
       y='평균 스틸 횟수',
       x='포지션',
       fill='포지션')

#센터와 파워포워드는 비교적 낮은 수치를 보인다



#### 1-10) 총 블락 횟수, 평균 블락 횟수

##### 총 블락 횟수
stat %>% 
  ggplot(aes(BLK))+
  geom_histogram(fill = "cornflowerblue", 
                 color='white',
                 binwidth = 5)+
  labs(title='총 블락 횟수 분포',
       y = "Count", 
       x = "총 블락 횟수")


stat %>% 
  ggplot(aes(fill=Pos))+
  geom_histogram(aes(BLK),
                 color='white',
                 position='fill',
                 binwidth = 10,
                 alpha=.7)+
  labs(title='포지션 별 총 블락 횟수 분포',
       y = "Count", 
       x = "총 블락 횟수")

stat %>% 
  ggplot(aes(fill=Pos))+
  geom_histogram(aes(BLK),
                 color='white',
                 position='stack',
                 binwidth = 10,
                 alpha=.7)+
  labs(title='포지션 별 총 블락 횟수 분포',
       y = "Count", 
       x = "총 블락 횟수")

#가드는 낮은 수치, 센터와 파워 포워드는 높은 수치에 분포함을 확인

##### 평균 블락 횟수
stat %>% 
  ggplot(aes(BLK.))+
  geom_histogram(fill = "cornflowerblue", 
                 color='white',
                 binwidth = .1)+
  labs(title='평균 스틸 블락 분포',
       y = "Count", 
       x = "평균 블락 횟수")

stat %>% 
  ggplot(aes(fill=Pos))+
  geom_histogram(aes(BLK.),
                 color='white',
                 position='fill',
                 binwidth = .1,
                 alpha=.7)+
  labs(title='포지션 별 평균 블락 횟수 분포',
       y = "Count", 
       x = "평균 블락 횟수")

stat %>% 
  ggplot(aes(fill=Pos))+
  geom_histogram(aes(BLK.),
                 color='white',
                 position='stack',
                 binwidth = .1,
                 alpha=.7)+
  labs(title='포지션 별 평균 블락 분포',
       y = "Count", 
       x = "평균 블락 횟수")

#가드는 낮은 수치, 센터와 파워 포워드는 높은 수치에 분포함을 확인


##### 포지션 별 boxplot(총 블락 횟수, 평균 블락 횟수)
##### 총 블락 횟수
stat %>% 
  ggplot(aes(x=fct_reorder(Pos, desc(BLK)), 
             y=BLK, 
             fill=fct_reorder(Pos, desc(BLK))))+
  geom_violin(fill='lavender', alpha=.5)+
  geom_boxplot(width=.5,
               varwidth = TRUE,
               alpha=.5)+
  labs(title='포지션 별 총 블락 횟수 분포',
       y='총 블락 횟수',
       x='포지션',
       fill='포지션')

#센터가 매우 높은 수치를 가짐을 확인


##### 평균 블락 횟수
stat %>% 
  ggplot(aes(x = fct_reorder(Pos, desc(BLK.)), 
             y = BLK., 
             fill = fct_reorder(Pos, desc(BLK.))))+
  geom_violin(fill='lavender', alpha=.5)+
  geom_boxplot(width=.5,
               varwidth = TRUE,
               alpha=.5)+
  labs(title='포지션 별 평균 블락 횟수 분포',
       y='평균 블락 횟수',
       x='포지션',
       fill='포지션')

#센터가 매우 높은 수치를 가짐을 확인



#### 1-11) 총 턴오버 횟수, 평균 턴오버 횟수

##### 총 턴오버 횟수
stat %>% 
  ggplot(aes(TOV))+
  geom_histogram(fill = "cornflowerblue", 
                 color='white',
                 binwidth = 5)+
  labs(title='총 턴오버 횟수 분포',
       y = "Count", 
       x = "총 턴오버 횟수")


stat %>% 
  ggplot(aes(fill=Pos))+
  geom_histogram(aes(TOV),
                 color='white',
                 position='fill',
                 binwidth = 20,
                 alpha=.7)+
  labs(title='포지션 별 총 턴오버 횟수 분포',
       y = "Count", 
       x = "총 턴오버 횟수")

stat %>% 
  ggplot(aes(fill=Pos))+
  geom_histogram(aes(TOV),
                 color='white',
                 position='stack',
                 binwidth = 20,
                 alpha=.7)+
  labs(title='포지션 별 총 턴오버 횟수 분포',
       y = "Count", 
       x = "총 턴오버 횟수")

#가드가 높은 수치, 센터와 파워포워드는 낮은 수치를 가짐을 확인. 하지만 센터는 100~150에서 비교적 높은 비율을 가진다

##### 평균 턴오버 횟수
stat %>% 
  ggplot(aes(TOV.))+
  geom_histogram(fill = "cornflowerblue", 
                 color='white',
                 binwidth = .1)+
  labs(title='평균 스틸 턴오버 분포',
       y = "Count", 
       x = "평균 턴오버 횟수")

stat %>% 
  ggplot(aes(fill=Pos))+
  geom_histogram(aes(TOV.),
                 color='white',
                 position='fill',
                 binwidth = .5,
                 alpha=.7)+
  labs(title='포지션 별 평균 턴오버 횟수 분포',
       y = "Count", 
       x = "평균 턴오버 횟수")

stat %>% 
  ggplot(aes(fill=Pos))+
  geom_histogram(aes(TOV.),
                 color='white',
                 position='stack',
                 binwidth = .5,
                 alpha=.7)+
  labs(title='포지션 별 평균 턴오버 분포',
       y = "Count", 
       x = "평균 턴오버 횟수")

#가드가 높은 수치, 센터와 파워포워드는 낮은 수치를 가짐을 확인


##### 포지션 별 boxplot(총 턴오버 횟수, 평균 턴오버 횟수)
##### 총 턴오버 횟수
stat %>% 
  ggplot(aes(x=fct_reorder(Pos, desc(TOV)), 
             y=TOV, 
             fill=fct_reorder(Pos, desc(TOV))))+
  geom_violin(fill='lavender', alpha=.5)+
  geom_boxplot(width=.5,
               varwidth = TRUE,
               alpha=.5)+
  labs(title='포지션 별 총 턴오버 횟수 분포',
       y='총 턴오버 횟수',
       x='포지션',
       fill='포지션')

#포인트가드와 센터가 비교적 높은 수치를 가진다


##### 평균 턴오버 횟수
stat %>% 
  ggplot(aes(x = fct_reorder(Pos, desc(TOV.)), 
             y = TOV., 
             fill = fct_reorder(Pos, desc(TOV.))))+
  geom_violin(fill='lavender', alpha=.5)+
  geom_boxplot(width=.5,
               varwidth = TRUE,
               alpha=.5)+
  labs(title='포지션 별 평균 턴오버 횟수 분포',
       y='평균 턴오버 횟수',
       x='포지션',
       fill='포지션')

#포인트가드와 센터 그리고 슈팅가드가 비교적 높은 수치를 가진다



#### 1-12) 총 파울 횟수, 평균 파울 횟수

##### 총 파울 횟수
stat %>% 
  ggplot(aes(PF))+
  geom_histogram(fill = "cornflowerblue", 
                 color='white',
                 binwidth = 5)+
  labs(title='총 파울 횟수 분포',
       y = "Count", 
       x = "총 파울 횟수")


stat %>% 
  ggplot(aes(fill=Pos))+
  geom_histogram(aes(PF),
                 color='white',
                 position='fill',
                 binwidth = 20,
                 alpha=.7)+
  labs(title='포지션 별 총 파울 횟수 분포',
       y = "Count", 
       x = "총 파울 횟수")

stat %>% 
  ggplot(aes(fill=Pos))+
  geom_histogram(aes(PF),
                 color='white',
                 position='stack',
                 binwidth = 20,
                 alpha=.7)+
  labs(title='포지션 별 총 파울 횟수 분포',
       y = "Count", 
       x = "총 파울 횟수")

#센터가 비교적 높은 수치에서 분포를 가진다

##### 평균 파울 횟수
stat %>% 
  ggplot(aes(PF.))+
  geom_histogram(fill = "cornflowerblue", 
                 color='white',
                 binwidth = .1)+
  labs(title='평균 스틸 파울 분포',
       y = "Count", 
       x = "평균 파울 횟수")

stat %>% 
  ggplot(aes(fill=Pos))+
  geom_histogram(aes(PF.),
                 color='white',
                 position='fill',
                 binwidth = .5,
                 alpha=.7)+
  labs(title='포지션 별 평균 파울 횟수 분포',
       y = "Count", 
       x = "평균 파울 횟수")

stat %>% 
  ggplot(aes(fill=Pos))+
  geom_histogram(aes(PF.),
                 color='white',
                 position='stack',
                 binwidth = .5,
                 alpha=.7)+
  labs(title='포지션 별 평균 파울 분포',
       y = "Count", 
       x = "평균 파울 횟수")

#센터와 파워포워드가 비교적 높은 수치에서 분포를 가진다


##### 포지션 별 boxplot(총 파울 횟수, 평균 파울 횟수)
##### 총 파울 횟수
stat %>% 
  ggplot(aes(x=fct_reorder(Pos, desc(PF)), 
             y=PF, 
             fill=fct_reorder(Pos, desc(PF))))+
  geom_violin(fill='lavender', alpha=.5)+
  geom_boxplot(width=.5,
               varwidth = TRUE,
               alpha=.5)+
  labs(title='포지션 별 총 파울 횟수 분포',
       y='총 파울 횟수',
       x='포지션',
       fill='포지션')

#센터와 파워포워드가 비교적 높은 수치를 가진다


##### 평균 파울 횟수
stat %>% 
  ggplot(aes(x = fct_reorder(Pos, desc(PF.)), 
             y = PF., 
             fill = fct_reorder(Pos, desc(PF.))))+
  geom_violin(fill='lavender', alpha=.5)+
  geom_boxplot(width=.5,
               varwidth = TRUE,
               alpha=.5)+
  labs(title='포지션 별 평균 파울 횟수 분포',
       y='평균 파울 횟수',
       x='포지션',
       fill='포지션')

#센터와 파워포워드가 비교적 높은 수치를 보인다
